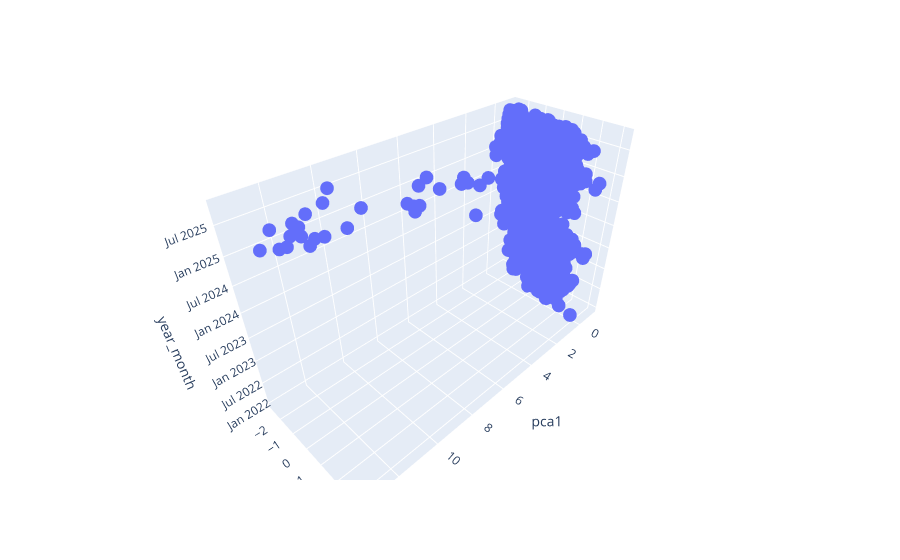

The notebook cell saved with this chart:
### Code cell
# тяжело читать график
pe.scatter_3d(data_frame=monthly_div_vectors, x='pca1', y='pca2', z='year_month')

### Figure 1 — Plotly figure (JSON) as saved in the notebook; plotly's stock layout.template omitted (floating-point values rounded to 4 significant figures; data arrays with more than 128 entries replaced by an {"elided": "..."} marker saying what was removed)
{"data": [{"hovertemplate": "pca1=%{x}<br>pca2=%{y}<br>year_month=%{z}<extra></extra>", "legendgroup": "", "marker": {"color": "#636efa", "symbol": "circle"}, "mode": "markers", "name": "", "scene": "scene", "showlegend": false, "type": "scatter3d", "x": {"elided": "1721 float values"}, "y": {"elided": "1721 float values"}, "z": {"elided": "1721 str values"}}], "layout": {"legend": {"tracegroupgap": 0}, "margin": {"t": 60}, "scene": {"domain": {"x": [0, 1], "y": [0, 1]}, "xaxis": {"title": {"text": "pca1"}}, "yaxis": {"title": {"text": "pca2"}}, "zaxis": {"title": {"text": "year_month"}}}}}
